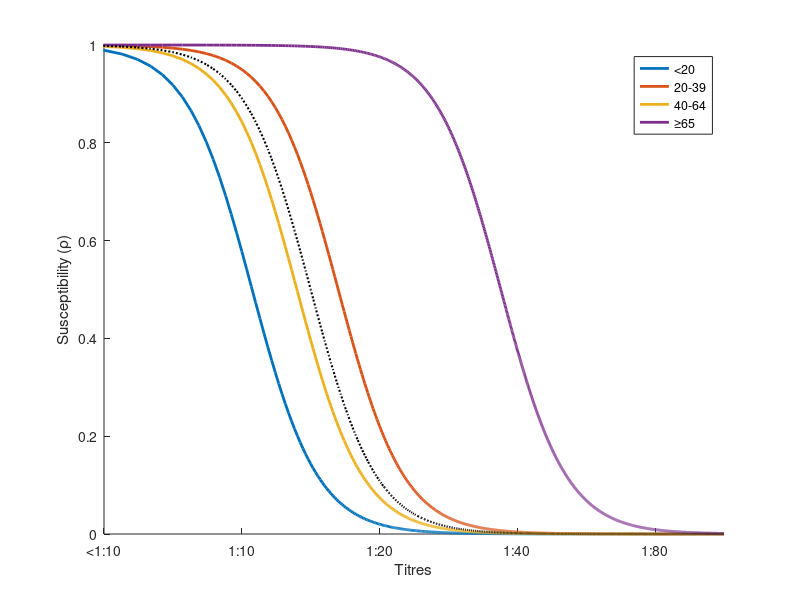

The MATLAB source for this figure:

%asigma = 0.845;
asigma = 0;
%a = [2.844; 2.844-1.96*asigma; 2.844+1.96*asigma]
%mua = 2.844; %From ALL
%mub = 1.299; 
%mua = 3.385; %From Hobson
%mub = 2.102;
mua = 3;
%mub = 29.84;
mub = 2.102;
a = [2.15; 3.40; 2.80; 5.76; 3];
%bsigma = 0.376;
bsigma = 0;

%b = [1.299; 1.299-1.96*bsigma; 1.299+1.96*bsigma]
b = mub*ones(1,5);
%b = [mub; mub-1.96*bsigma; mub+1.96*bsigma]

T = 0:2560;
T2 = log2(T)-log2(5);
%figure;
hold on;

T2pts = 1:9;
%Tpts = 2.^(T2pts + log2(5));
Tpts = 2.^(T2pts);

for i = 1:5
	%pi = 1 - 1./(1+exp(b(i)*(log(T)-a(i))))
        %pi = 1 - 1./(1+exp(b(i)*(log2(T)*log(2)-a(i))))
        pi = 1 - 1./(1+exp(b(i)*(T2-a(i))))
	if i == 5
        	plot(T2,1-pi,'k:','LineWidth', 1.5);
	else
		plot(T2,1-pi,'LineWidth', 2);
	    %plot(T2pts,1./(1+exp(b(i)*(log2(Tpts)-a(i)))),'o'); %Plot dot based on 1:10, 1b:20,...,etc.
    end
end
set(gca,'xlim',[0 T2pts(end)]);
%set(gca,'XTick',[0:1:9]');
set(gca,'XTickLabel',{'<1:10';'1:10';'1:20';'1:40';'1:80';'1:160';'1:320';'1:640';'1:1280';'1:2560'});


legend('<20','20-39','40-64','\geq65')
xlabel('Titres');
ylabel('Susceptibility (\rho)');
